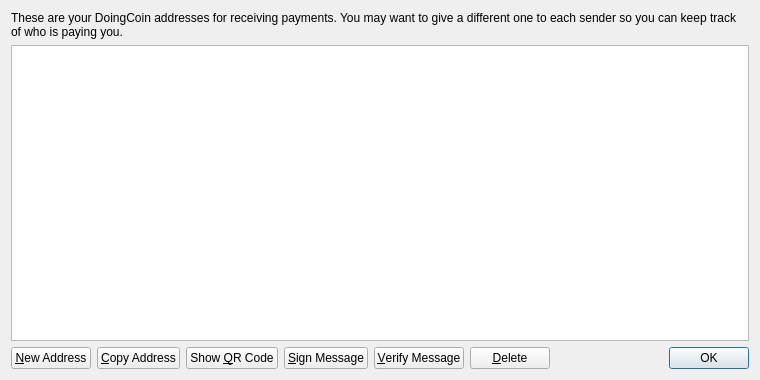
<?xml version="1.0" encoding="UTF-8"?>
<ui version="4.0">
 <class>AddressBookPage</class>
 <widget class="QWidget" name="AddressBookPage">
  <property name="geometry">
   <rect>
    <x>0</x>
    <y>0</y>
    <width>760</width>
    <height>380</height>
   </rect>
  </property>
  <property name="windowTitle">
   <string>Address Book</string>
  </property>
  <layout class="QVBoxLayout" name="verticalLayout">
   <item>
    <widget class="QLabel" name="labelExplanation">
     <property name="text">
      <string>These are your DoingCoin addresses for receiving payments. You may want to give a different one to each sender so you can keep track of who is paying you.</string>
     </property>
     <property name="textFormat">
      <enum>Qt::PlainText</enum>
     </property>
     <property name="wordWrap">
      <bool>true</bool>
     </property>
    </widget>
   </item>
   <item>
    <widget class="QTableView" name="tableView">
     <property name="contextMenuPolicy">
      <enum>Qt::CustomContextMenu</enum>
     </property>
     <property name="toolTip">
      <string>Double-click to edit address or label</string>
     </property>
     <property name="tabKeyNavigation">
      <bool>false</bool>
     </property>
     <property name="alternatingRowColors">
      <bool>true</bool>
     </property>
     <property name="selectionMode">
      <enum>QAbstractItemView::SingleSelection</enum>
     </property>
     <property name="selectionBehavior">
      <enum>QAbstractItemView::SelectRows</enum>
     </property>
     <property name="sortingEnabled">
      <bool>true</bool>
     </property>
     <attribute name="verticalHeaderVisible">
      <bool>false</bool>
     </attribute>
    </widget>
   </item>
   <item>
    <layout class="QHBoxLayout" name="horizontalLayout">
     <item>
      <widget class="QPushButton" name="newAddressButton">
       <property name="toolTip">
        <string>Create a new address</string>
       </property>
       <property name="text">
        <string>&amp;New Address</string>
       </property>
       <property name="icon">
        <iconset resource="../bitcoin.qrc">
         <normaloff>:/icons/add</normaloff>:/icons/add</iconset>
       </property>
      </widget>
     </item>
     <item>
      <widget class="QPushButton" name="copyToClipboard">
       <property name="toolTip">
        <string>Copy the currently selected address to the system clipboard</string>
       </property>
       <property name="text">
        <string>&amp;Copy Address</string>
       </property>
       <property name="icon">
        <iconset resource="../bitcoin.qrc">
         <normaloff>:/icons/editcopy</normaloff>:/icons/editcopy</iconset>
       </property>
      </widget>
     </item>
     <item>
      <widget class="QPushButton" name="showQRCode">
       <property name="text">
        <string>Show &amp;QR Code</string>
       </property>
       <property name="icon">
        <iconset resource="../bitcoin.qrc">
         <normaloff>:/icons/qrcode</normaloff>:/icons/qrcode</iconset>
       </property>
      </widget>
     </item>
     <item>
      <widget class="QPushButton" name="signMessage">
       <property name="toolTip">
        <string>Sign a message to prove you own a Bitcoin address</string>
       </property>
       <property name="text">
        <string>&amp;Sign Message</string>
       </property>
       <property name="icon">
        <iconset resource="../bitcoin.qrc">
         <normaloff>:/icons/edit</normaloff>:/icons/edit</iconset>
       </property>
      </widget>
     </item>
     <item>
      <widget class="QPushButton" name="verifyMessage">
       <property name="toolTip">
        <string>Verify a message to ensure it was signed with a specified Bitcoin address</string>
       </property>
       <property name="text">
        <string>&amp;Verify Message</string>
       </property>
       <property name="icon">
        <iconset resource="../bitcoin.qrc">
         <normaloff>:/icons/transaction_0</normaloff>:/icons/transaction_0</iconset>
       </property>
      </widget>
     </item>
     <item>
      <widget class="QPushButton" name="deleteButton">
       <property name="toolTip">
        <string>Delete the currently selected address from the list. Only sending addresses can be deleted.</string>
       </property>
       <property name="text">
        <string>&amp;Delete</string>
       </property>
       <property name="icon">
        <iconset resource="../bitcoin.qrc">
         <normaloff>:/icons/remove</normaloff>:/icons/remove</iconset>
       </property>
      </widget>
     </item>
     <item>
      <spacer name="horizontalSpacer">
       <property name="orientation">
        <enum>Qt::Horizontal</enum>
       </property>
       <property name="sizeHint" stdset="0">
        <size>
         <width>40</width>
         <height>20</height>
        </size>
       </property>
      </spacer>
     </item>
     <item>
      <widget class="QDialogButtonBox" name="buttonBox">
       <property name="sizePolicy">
        <sizepolicy hsizetype="Maximum" vsizetype="Fixed">
         <horstretch>0</horstretch>
         <verstretch>0</verstretch>
        </sizepolicy>
       </property>
       <property name="standardButtons">
        <set>QDialogButtonBox::Ok</set>
       </property>
      </widget>
     </item>
    </layout>
   </item>
  </layout>
 </widget>
 <resources>
  <include location="../bitcoin.qrc"/>
 </resources>
 <connections/>
</ui>
